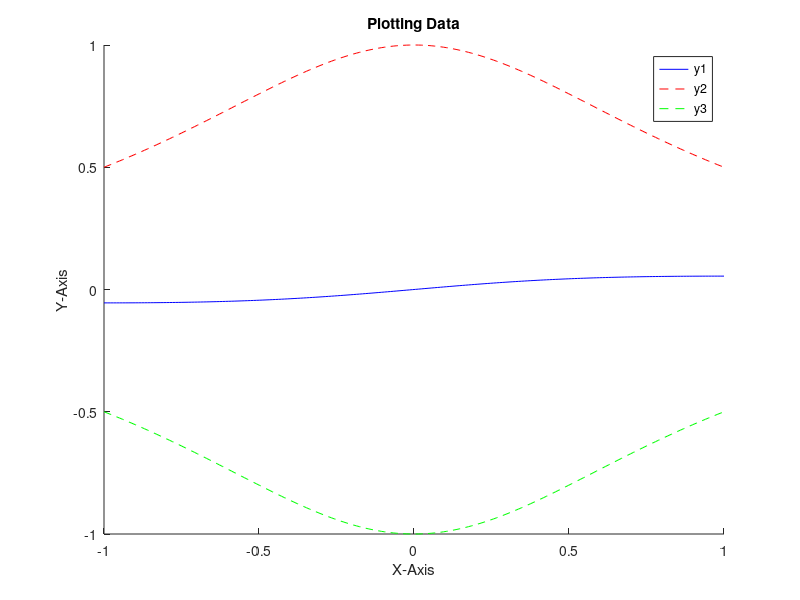

MATLAB code to generate this figure:
%% Learning to graph data
%
% Description: Graph stuff
%
% Assumptions: Graphs show data
%
% $Revision: R2020a$ 
% $Author: Viropexis
% $Date: September 20, 2020$
%---------------------------------------------------------

%clear workspace
clear

%create array of X data
xData = linspace(-1, 1, 200);

%generate y1, y2, and y3 for every x
for i = 1:length(xData)
    y1(i) = sind(2 * pi * xData(i)) / (1 + xData(i) ^ 2);
    y2(i) = 1 / (1 + xData(i) ^ 2);
    y3(i) = -1 / (1 + xData(i) ^ 2);
end

%create graph
hold on
graphData(1) = plot(xData, y1, 'b-');
graphData(2) = plot(xData, y2, 'r--');
graphData(3) = plot(xData, y3, 'g--');

%create legend
legend(graphData, 'y1','y2','y3');

%label graph 
title('Plotting Data')
xlabel('X-Axis') 
ylabel('Y-Axis')
